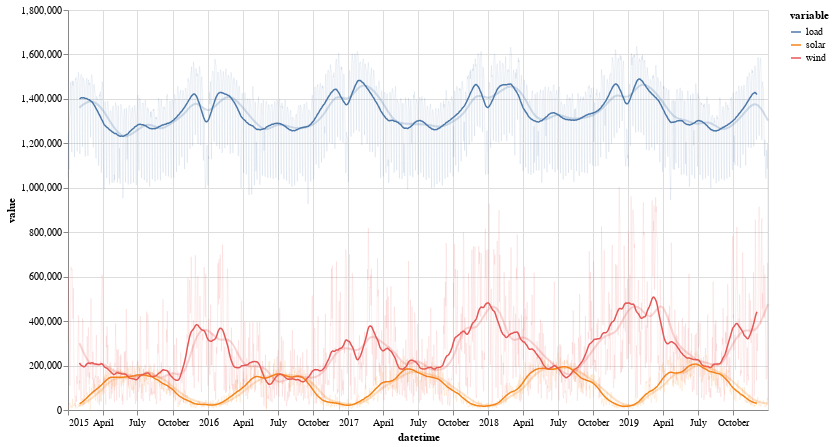

Notebook source saved alongside this figure:
### Markdown cell above
### Rolling windows

While the `resample()` method takes a broad brush and results in a reduced dataset and a chart with smooth curves, `rolling()` offers an alternative way of smoothing out local outliers without actually reducing the resolution of the dataset. See [the Wikipedia article](https://en.wikipedia.org/wiki/Moving_average) for an in-depth explanation.

The first parameter determines the window size, the second one positions the window at the center (so that values are considered in both directions of the current date/time), and `win_type` determines how the values across the window are weighted; with the `triang` option added the values further away contribute less:

### Code cell
rolling = days.rolling(60, center=True, win_type="triang").mean()

chart1 = alt.Chart(rolling.reset_index().melt("datetime")).mark_line(strokeWidth=1.5, opacity=1).encode(
    x='datetime', y='value', color='variable',
).properties(width=700, height=400)

# same as the two charts in previous code cell, except more transparent
chart2 = alt.Chart(days.reset_index().melt("datetime")).mark_line(strokeWidth=1, opacity=0.1).encode(
    x='datetime', y='value', color='variable',
)

chart3 = alt.Chart(months.reset_index().melt("datetime")).mark_line(interpolate="basis", opacity=.25).encode(
    x='datetime', y='value', color='variable',
)

chart1 + chart2 + chart3

### Figure 1 — Vega-Lite specification as saved in the notebook (floating-point values rounded to 4 significant figures; data arrays with more than 128 entries replaced by an {"elided": "..."} marker saying what was removed)
{"config": {"view": {"continuousWidth": 300, "continuousHeight": 300}}, "layer": [{"data": {"name": "data-789750ec4191dfe0bafc531bbf8b2228"}, "mark": {"type": "line", "opacity": 1, "strokeWidth": 1.5}, "encoding": {"color": {"field": "variable", "type": "nominal"}, "x": {"field": "datetime", "type": "temporal"}, "y": {"field": "value", "type": "quantitative"}}}, {"data": {"name": "data-408301e79b8caf5f8a5e454c7ebd3673"}, "mark": {"type": "line", "opacity": 0.1, "strokeWidth": 1}, "encoding": {"color": {"field": "variable", "type": "nominal"}, "x": {"field": "datetime", "type": "temporal"}, "y": {"field": "value", "type": "quantitative"}}}, {"data": {"name": "data-601c03bf2061a8749b4109bf82f3d3ba"}, "mark": {"type": "line", "interpolate": "basis", "opacity": 0.25}, "encoding": {"color": {"field": "variable", "type": "nominal"}, "x": {"field": "datetime", "type": "temporal"}, "y": {"field": "value", "type": "quantitative"}}}], "height": 400, "width": 700, "$schema": "https://vega.github.io/schema/vega-lite/v5.8.0.json", "datasets": {"data-789750ec4191dfe0bafc531bbf8b2228": {"elided": "5478 records"}, "data-408301e79b8caf5f8a5e454c7ebd3673": {"elided": "5478 records"}, "data-601c03bf2061a8749b4109bf82f3d3ba": {"elided": "180 records"}}}
